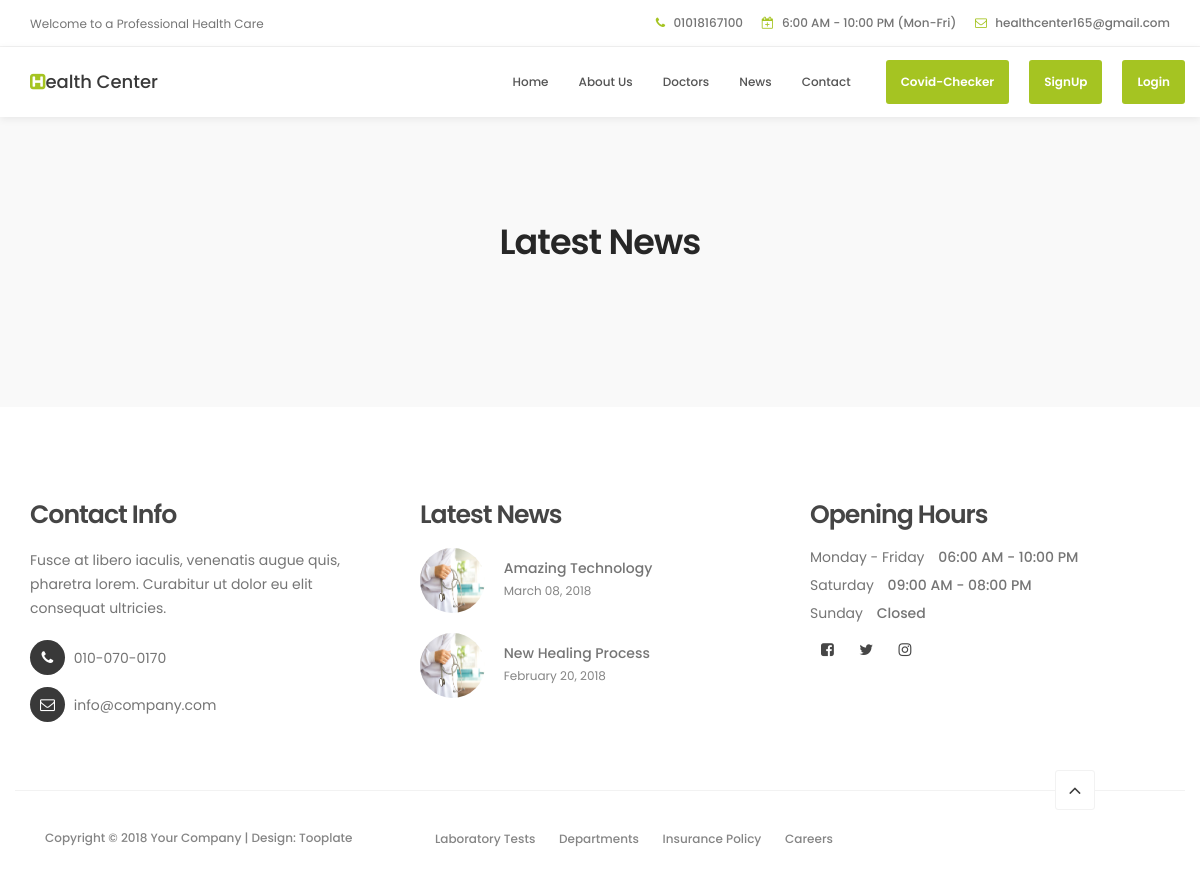
Before: /news/ with the older database file.
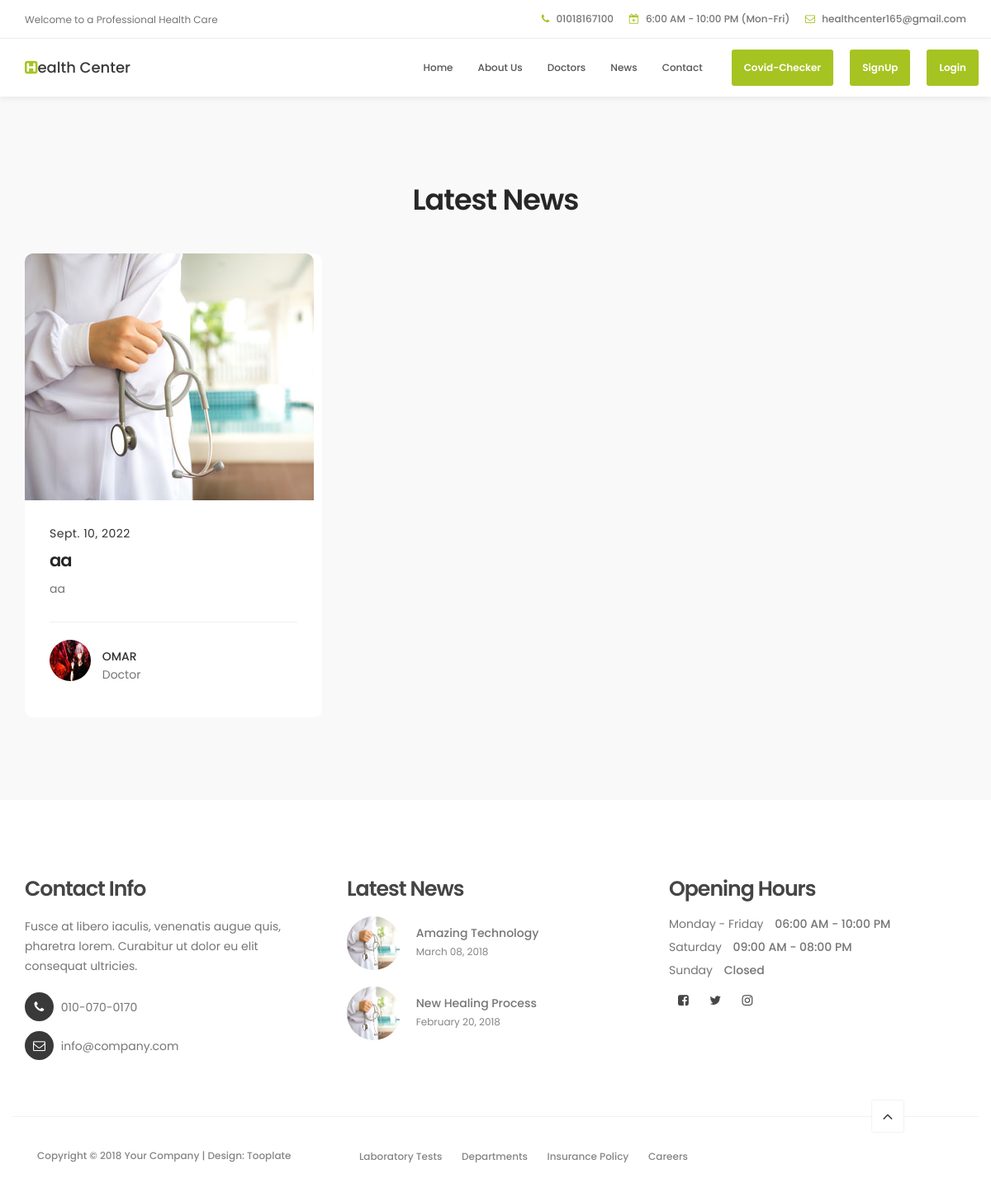
After: the same page with the newer database file.
### newsapp/models.py (models this page shows, shortened)
class News(models.Model):
    title = models.CharField(max_length=100)
    body = models.TextField()
    pic = models.ImageField(default='news-image.jpg')
    newsdate = models.DateField(auto_now_add=True, null=True, blank=True)
    docname = models.ForeignKey(
        Doctor, on_delete=models.CASCADE, null=True, blank=True)
    def get_absolute_url(self):
        return reverse('new_detail', kwargs={'pk': self.pk})

### doctors/models.py (models this page shows, shortened)
class Doctor(models.Model):
    username = models.ForeignKey(
        User,
        on_delete=models.CASCADE
    )
    name = models.CharField(max_length=255)
    birth_date = models.DateField()
    address = models.CharField(max_length=255)
    title = models.CharField(max_length=150)
    linkedin = models.URLField(blank=True, null=True)
    phone = models.CharField(max_length=12)
    DEPARTMENTS = [
        ('General Health', 'General Health'),
        ('Cardiology', 'Cardiology'),
        ('Dental', 'Dental'),
        ('Medical Research', 'Medical Research')
    ]
    department = models.CharField(max_length=150, choices=DEPARTMENTS)
    doc_pic = models.ImageField(default=None)

### newsapp/views.py (the view)
# urls.py: path('', NewPageView.as_view(), name='news'),
class NewPageView(ListView):
    model = News
    template_name = 'newsapp/news_list.html'
    def get_context_data(self, **kwargs):
        news = News.objects.all()
        return {'news_list': news}

### newsapp/templates/newsapp/news_list.html (shortened to what this page needs)
{% extends 'base.html' %}
{% block content %}
<section id="news" data-stellar-background-ratio="2.5">
    <div class="container">
        <div class="row">
            <div class="col-md-12 col-sm-12">
                <div class="section-title wow fadeInUp" data-wow-delay="0.1s">
                    <h2>Latest News</h2>
                </div>
            </div>
            {% for new in news_list %}
            <div class="col-md-4 col-sm-6">
                <div class="news-thumb wow fadeInUp" data-wow-delay="0.4s">
                    <a href="/">
                        <img src="{{new.pic.url}}" class="img-responsive" alt="">
                    </a>
                    <div class="news-info">
                        <span>{{new.newsdate}}</span>
                        <h3><a href="{{new.get_absolute_url }}">{{ new.title }}</a></h3>
                        <p>{{ new.body }}</p>
                        <div class="author">
                            <img src="{{ new.docname.doc_pic.url }}" class="img-responsive" alt="">
                            <div class="author-info">
                                <h5>{{ new.docname.name }}</h5>
                                <p>{{ new.docname.title }}</p>
                            </div>
                        </div>
                    </div>
                </div>
            </div>
            {% endfor %}
        </div>
    </div>
</section>
{% endblock content %}

Changed rows visible on the page:
added News: pic (picture), newsdate "Sept. 10, 2022", title "aa", body "aa", docname.doc_pic (picture), docname.name "OMAR", docname "Doctor"
